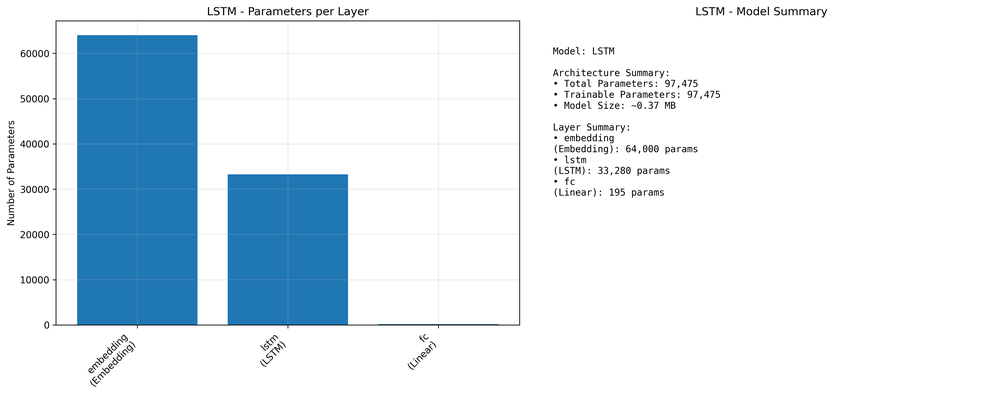
#> input picture model_visualizations/LSTM_summary.png, 1000 x 395 px, shrunk from 4471 x 1765 before the run
$ python display_sample.py
#> lines starting #> are read from the running program, lines starting #| are printed output that depends on the picture
#!/usr/bin/env python3
"""
Display script to show generated visualizations in a simple web interface.
"""

import matplotlib.pyplot as plt
import matplotlib.image as mpimg
import os

def display_visualization_sample():
    """Display a sample of the generated visualizations."""

    # Create a figure to show multiple visualizations
    fig, axes = plt.subplots(2, 2, figsize=(16, 12))
    fig.suptitle('Sentiment Analysis Model Visualizations - Sample Output', fontsize=16, fontweight='bold')

    # Define the visualizations to show
    viz_files = [
        ('model_visualizations/LSTM_summary.png', 'LSTM Model Summary'),
        ('model_visualizations/Transformer_summary.png', 'Transformer Model Summary'),
        ('model_visualizations/RNN_architecture.png', 'RNN Architecture Graph'),
        ('example_predictions_lstm.png', 'Example Predictions Results')
    ]

    for i, (filepath, title) in enumerate(viz_files):
        row = i // 2
        col = i % 2

        if os.path.exists(filepath):
            try:
                img = mpimg.imread(filepath)
#> img is the input picture: shape (395, 1000, 4) float32; mean R, G, B, A 0.869, 0.915, 0.947, 1
                axes[row, col].imshow(img)
                axes[row, col].set_title(title, fontsize=12, fontweight='bold')
                axes[row, col].axis('off')
            except Exception as e:
                axes[row, col].text(0.5, 0.5, f'Error loading\n{title}\n{str(e)}',
                                  ha='center', va='center', fontsize=10)
                axes[row, col].set_xlim(0, 1)
                axes[row, col].set_ylim(0, 1)
        else:
            axes[row, col].text(0.5, 0.5, f'File not found:\n{filepath}',
                              ha='center', va='center', fontsize=10)
            axes[row, col].set_xlim(0, 1)
            axes[row, col].set_ylim(0, 1)

    plt.tight_layout()
    plt.savefig('visualization_showcase.png', dpi=150, bbox_inches='tight')
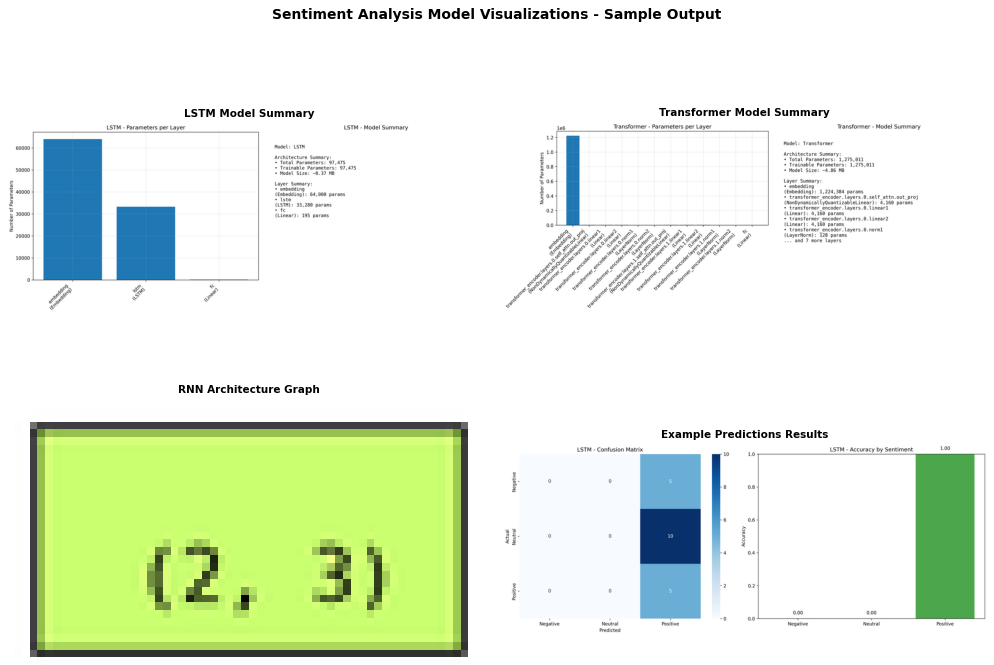
#> figure drawn by matplotlib, 4 panels
    plt.show()

    print("Visualization showcase saved as: visualization_showcase.png")

if __name__ == "__main__":
    display_visualization_sample()
